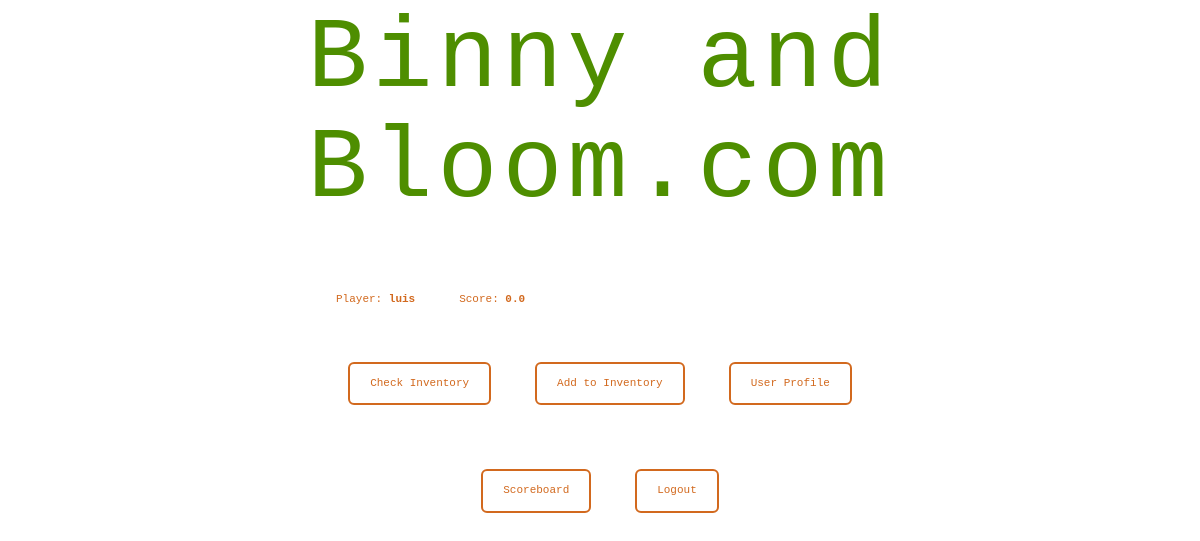
The page / (signed in) on the database as committed earlier.
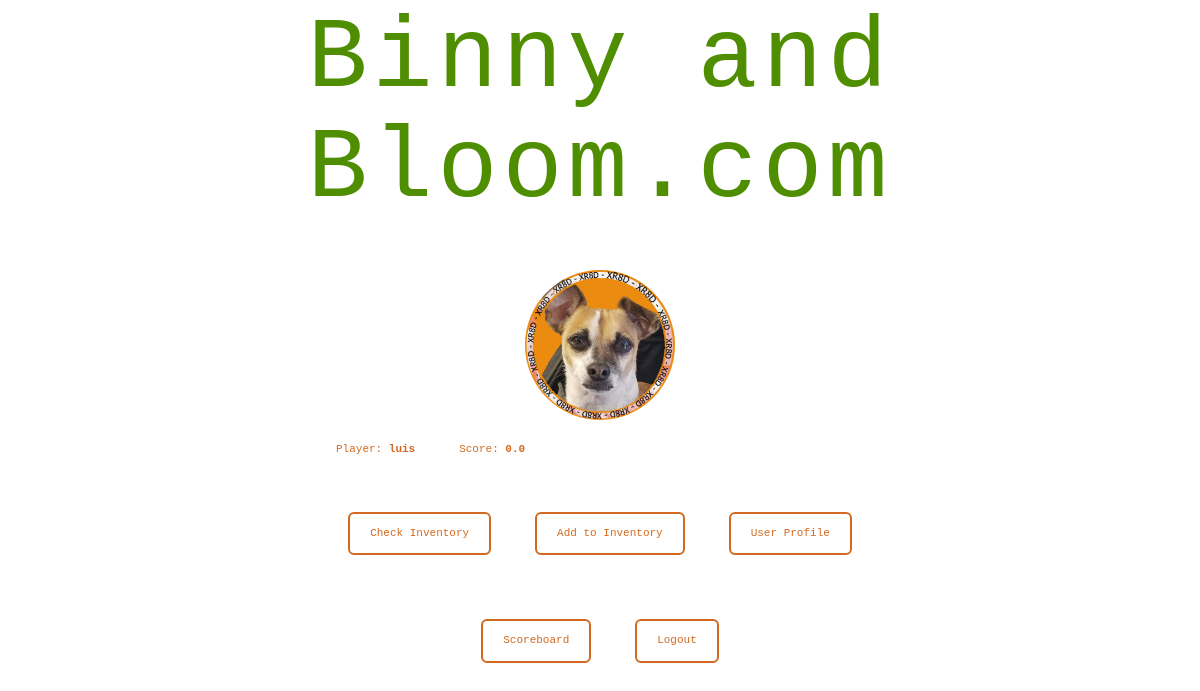
The same page on the database as committed later.
### tables this page shows
CREATE TABLE players (
    id INTEGER PRIMARY KEY AUTOINCREMENT,
    name TEXT NOT NULL,
    username TEXT NOT NULL UNIQUE,
    password_hash TEXT NOT NULL,
    profile_picture TEXT,
    score REAL NOT NULL DEFAULT 0
);

### app.py (the view)
@app.route("/", methods=["GET"])
@login_required
def home_page():
    db = get_db()
    current_player = db.execute(
        "SELECT * FROM players WHERE id = ?", (session["player_id"],)
    ).fetchone()
    db.close()
    return render_template(
        "HomePage.html",
        current_player=current_player
    )

### app.py (called while the page is built)
def get_db():
    conn = sqlite3.connect("inventory.db")
    conn.row_factory = sqlite3.Row
    return conn

def login_required(f):
    from functools import wraps
    @wraps(f)
    def wrapper(*args, **kwargs):
        if "player_id" not in session:
            return redirect("/login")
        return f(*args, **kwargs)
    return wrapper

### templates/HomePage.html (shortened to what this page needs)
{% extends 'HomePageSetup.html' %}
 {% block head %}
<link rel="stylesheet" href="{{ url_for('static', filename='css/homestyle.css') }}">
{% endblock %}
{% block body %}
<div class="welcome1">
    <h1>Binny and Bloom.com</h1>
</div>
<div class="body">
    {% if current_player.profile_picture %}
    <center>
        <img src="{{ url_for('static', filename='profile_pics/' ~ current_player.profile_picture) }}" alt="Profile Picture" class="profile-pic">
    </center>
    {% endif %}
    <p class="text">Player: <strong>{{ current_player.name }}</strong></p>
    <p class="text">Score: <strong>{{ current_player.score }}</strong></p>
    <center>
        <a href="{{ url_for('inventory_page') }}" class="text">
            <button type="submit" class="text">Check Inventory</button>
        </a>
        <a href="{{ url_for('add_item_page') }}" class="text">
            <button type="submit" class="text">Add to Inventory</button>
        </a>
        <a href="{{ url_for('userprofile') }}" class="text">
            <button type="submit" class="text">User Profile</button>
        </a>
        <a href="{{ url_for('scoreboard') }}" class="text">
             <button class="text">Scoreboard</button>
        </a>
        <a href="{{ url_for('logout') }}" class="text">
            <button type="submit" class="text">Logout</button>
        </a>
    </center>
</div>
{% endblock %}

Rows that differ between the two databases and show on the page:
changed players "luis": profile_picture empty → "Gamer_Pic.jpg" (drawn); profile_picture: picture added
